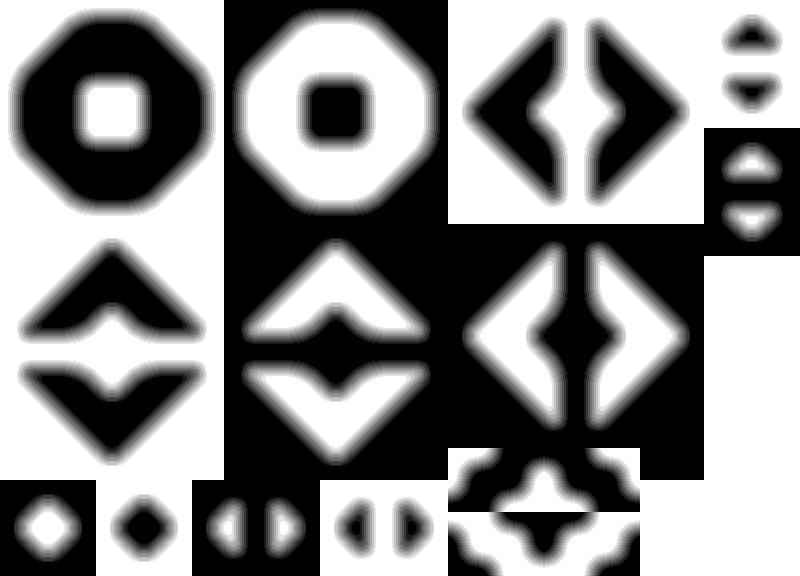

A level layout from a 2D game, rendered from its tile map. Below: a short description, then the map file with its tile-grid data intact:
An orthogonal 25x18 tile map with 32x32 px tiles, 1 tile layer (Capa de Patrones 1).

<map version="1.2" tiledversion="1.3.1" orientation="orthogonal" renderorder="right-down" compressionlevel="0" width="25" height="18" tilewidth="32" tileheight="32" infinite="0" nextlayerid="2" nextobjectid="1">
 <tileset firstgid="1" name="tiles" tilewidth="32" tileheight="32" tilecount="450" columns="25">
  <image source="landh_tiles.png" width="800" height="576" />
 </tileset>
 <layer id="1" name="Capa de Patrones 1" width="25" height="18">
  <data encoding="csv">
79,113,3,61,5,109,79,86,9,10,111,12,13,86,79,79,113,18,19,109,79,79,113,179,109,
113,138,163,86,159,134,109,9,34,59,79,63,38,13,79,113,138,43,44,134,109,79,251,49,257,
51,163,53,111,55,159,57,58,59,60,61,62,63,64,113,138,228,107,101,230,134,109,276,74,282,
85,86,87,79,85,86,87,87,79,85,86,87,79,85,90,91,265,266,271,272,96,97,63,354,59,
101,13,103,61,105,9,107,108,109,110,111,112,113,114,63,38,230,57,51,228,34,59,9,186,13,
63,38,13,86,9,34,59,159,134,109,79,113,138,163,79,63,38,143,144,34,59,79,258,149,264,
79,63,153,111,155,59,79,86,159,160,61,162,163,86,79,79,63,168,169,59,79,79,283,174,289,
79,79,113,179,109,79,79,86,86,9,186,13,86,86,86,86,9,193,194,13,86,86,159,361,163,
79,113,138,204,134,109,79,86,9,34,211,38,13,86,86,9,34,218,219,38,13,86,1,1,1,
113,138,228,186,230,134,109,9,34,235,179,237,38,13,9,34,235,114,108,237,38,13,1,1,1,
251,252,155,211,153,256,257,258,259,162,204,160,263,264,265,266,90,91,96,97,271,272,1,1,1,
276,277,5,336,3,281,282,283,284,12,329,10,288,289,159,134,237,64,58,235,138,163,1,1,1,
63,38,230,361,228,34,59,159,134,237,354,235,138,163,86,159,134,318,319,138,163,86,1,1,1,
79,63,38,329,34,59,79,86,159,134,336,138,163,86,86,86,159,343,344,163,86,86,1,1,1,
79,79,63,354,59,79,79,86,86,159,361,163,86,86,60,105,53,55,103,62,86,86,1,1,1,
9,186,13,113,179,109,9,193,194,13,113,18,19,109,105,53,112,110,55,103,1,1,1,1,1,
265,402,272,90,405,97,265,408,409,272,90,412,413,97,62,110,55,53,112,60,1,1,1,1,1,
159,361,163,63,354,59,159,343,344,163,63,168,169,59,103,62,110,112,60,105,1,1,1,1,1
</data>
 </layer>
</map>
